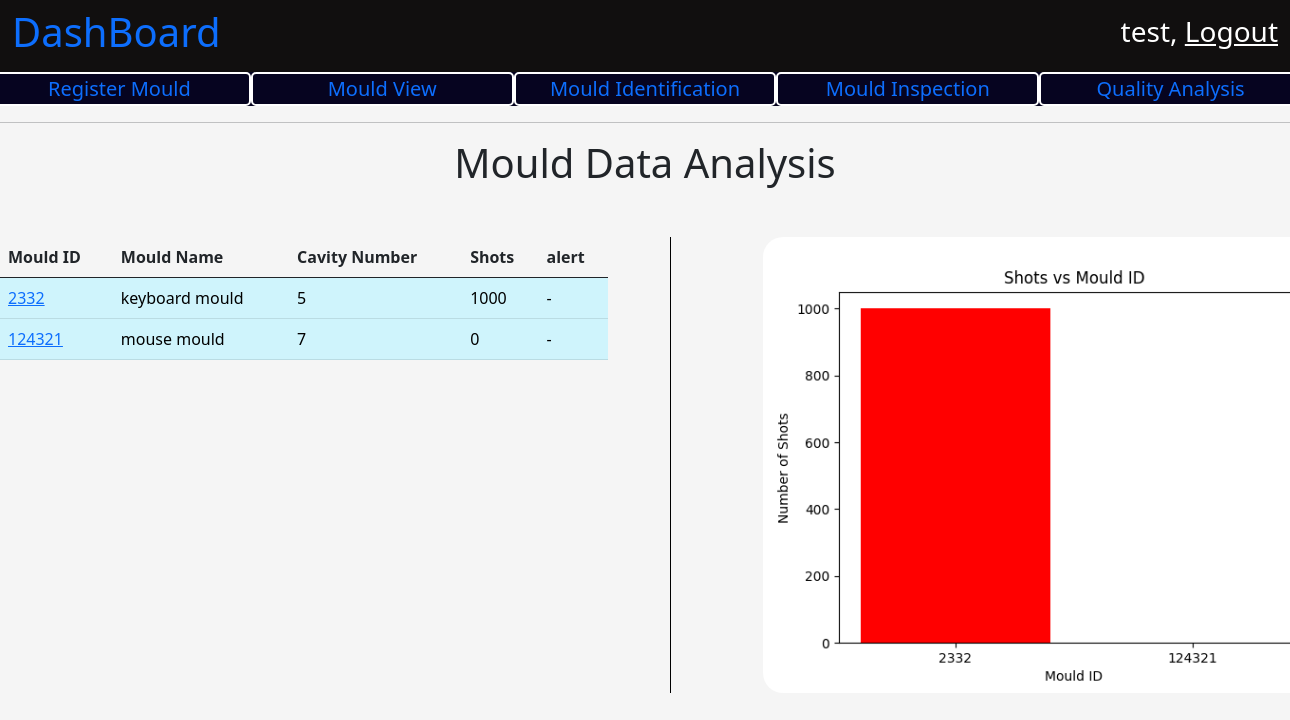
Screenshot of / (signed in) with the database file from the repository.
### mould/models.py (models this page shows, shortened)
class Mould(models.Model):
    mould_id = models.IntegerField(primary_key=True)
    mould_name = models.CharField(max_length=200)
    cavity_number = models.IntegerField()
    registered_date = models.DateTimeField(auto_now_add=True)
    registered_by = models.ForeignKey(User, on_delete=models.PROTECT)
    general_maintaince_cleaning_threshold_value = models.IntegerField()
    preventive_maintaince_clearning_thresold_value = models.IntegerField()
    tool_life = models.IntegerField()
    present_count = models.IntegerField()
    moud_desc = models.CharField(max_length=100)
    order_number = models.CharField(max_length=100)
    raw_material = models.CharField(max_length=100)
    part_weight = models.FloatField()
    runner_weight = models.FloatField()
    tonnage = models.FloatField()
    cycle_time = models.FloatField()
    number_of_shots_per_day = models.IntegerField()
    def __str__(self):
        return str(self.mould_id)
    def general_alert(self):  # alert general cleaning.
        mould_status_data = MouldStatus.objects.filter(mould_id = self.mould_id)
        count = 0
        for mould in mould_status_data:
            count = count + mould.count_increment
        return self.general_maintaince_cleaning_threshold_value -count <= 500

### user_panel/views.py (the view)
# urls.py: path('', views.homePage, name = "homePage"),
@login_required
def homePage(request):
    context = {}
    print(request.user)
    context['user'] = request.user
    print("-----------------------")
    print(context['user'])
    mould_data = Mould.objects.all()
    print(type(mould_data))
    mould_data = list(mould_data)
    print(mould_data)
    main_point = -1
    for i in range(len(mould_data)):
        if mould_data[i].general_alert() is True:
            main_point += 1
            temp = mould_data[i]
            mould_data[i] = mould_data[main_point]
            mould_data[main_point] = temp
    graph_for_mould_number_vs_no_of_shots()
    context['mould_data'] = mould_data
    print("----------------------")
    return render(request, 'user_panel/user_dashboard.html', context)

### user_panel/views.py (called while the page is built)
def graph_for_mould_number_vs_no_of_shots():
    mould_data = Mould.objects.all()
    mould_id = []
    mould_shots_count = []
    bar_color = []
    color_list = ['black', 'red', 'green']
    for i in range(len(mould_data)):
        mould_id.append(mould_data[i].mould_id)
        mould_shots_count.append(mould_data[i].present_count)
        color_index = random.randint(0, 2)
        bar_color.append(color_list[color_index])
    mould_id.sort()
    plt.bar([str(i) for i in mould_id], mould_shots_count, color = bar_color)
    plt.title('Shots vs Mould ID')
    plt.xlabel('Mould ID')
    plt.ylabel('Number of Shots')
    print(mould_id)
    print(mould_shots_count)
    plt.savefig('user_panel/static/images/number_of_mould_vs_shots.png')
    plt.close()

### user_panel/templates/user_panel/user_dashboard.html (shortened to what this page needs)
{% extends 'base.html' %}
{% load static %}
{% block title %}
    <link
        rel="stylesheet"
        href="{% static 'css/dashboard.css' %}" >
{% endblock %}
{% block body_content %}
    <nav
        class="navbar navbar-light dashboard_nav">
        <div class="container-fluid dashboard_nav">
            <p class="h1 dashboard_title">
                <a href="{% url 'homePage' %}" style="text-decoration:None;">
                  DashBoard
                </a>
            </p>
            <div class="user_data">
                <p class="h3">
                    {{ request.user.first_name }},
                    <a href="{% url 'userLogout' %}">
                        Logout
                    </a>
                </p>
            </div>
        </div>
    </nav>
    <div class="optionBar">
        <div class="row">
            <div class="col">
                <a href="{% url 'MouldRegistration' %}">
                    Register Mould
                </a>
            </div>
            <div class="col">
                <a href="{% url 'MouldUpdate' %}">
                Mould View
                </a>
            </div>
             <div class="col">
                <a href="{% url "MouldSearch" %}">
                Mould Identification
                </a>
            </div>
             <div class="col">
                <a href="{% url 'Inspect' %}">
                Mould Inspection
                </a>
            </div>
            <div class="col">
                <a href="{% url 'MouldQuality' %}">
                Quality Analysis
                </a>
            </div>
        </div>
    </div>
    <hr/>
    <p class="h1 firstHeading" style="text-align : center;">
            Mould Data Analysis
    </p>
    <div class="MouldData">
        <div class="row">
            <div class="col">
               <table class="table">
                    <thead>
                        <tr>
                            <th scope="col">Mould ID</th>
                            <th scope="col">Mould Name</th>
                            <th scope="col">Cavity Number</th>
                            <th scope="col">Shots</th>
                            <th scope="col"> alert </th>
                        </tr>
                    </thead>
                    <tbody>
                        {% for mould in mould_data %}
                            {% if mould.general_alert %}
                                <tr class="table-danger">
                                    <td class="table-danger">
                                        <a href="mould/{{ mould.mould_id }}">
                                            {{ mould.mould_id }}
                                        </a>
                                    </td>
                                    <td class="table-danger">
                                        {{ mould.mould_name }}
                                    </td>
                                    <td class="table-danger">
                                        {{ mould.cavity_number }}
                                    </td>
                                    <td class="table-danger">
                                        {{ mould.present_count }}
                                    </td>
                                    <td class="table-danger">
                                        {% if mould.tool_life_over_alert %}
                                            Tool Life Over Alert
                                        {% elif mould.preventive_maintance_alert %}
                                            Prevetive Maitaince Alert
                                        {% else %}
                                            General Clearning Alert
                                        {% endif %}
                                    </td>
                                </tr>
                            {% else %}
                                <tr class="table-info">
                                    <td class="table-info">
                                        <a href="mould/{{ mould.mould_id }}">
                                            {{ mould.mould_id }}
                                        </a>
                                    </td>
                                    <td class="table-info">
                                        {{ mould.mould_name }}
                                    </td>
                                    <td class="table-info">
                                        {{ mould.cavity_number }}
                                    </td>
                                    <td class="table-info">
                                        {{ mould.present_count }}
                                    </td>
                                    <td class="table-info">
                                        -
                                    </td>
                                </tr>
                            {% endif %}
                        {% endfor %}
                    </tbody>
                </table>
            </div>
            <div class="col graphData">
                <img src="{% static 'images/number_of_mould_vs_shots.png' %}" class="img-fluid graphMouldImg" alt="...">
            </div>
        </div>
    </div>
{% endblock %}

### user_panel/static/css/dashboard.css (style rules this page uses)
body { background-color: whitesmoke; }
nav.dashboard_nav { background-color: rgb(17, 15, 15); }
nav.dashboard_nav div.dashboard_nav { color : white; }
nav.dashboard_nav div.user_data p a { color: white; }
div.optionBar { background-color: rgb(6, 4, 32); }
div.optionBar div.row div.col { font-size: 20px; border : 2px solid white; border-radius: 5px; text-align: center; color:white; }
div.optionBar div.row div.col a { text-decoration: none; }
div.MouldData { margin-top : 50px; }
div.MouldData div.row div.graphData { border-left : 0.5px solid black; margin-left : 50px; }
div.MouldData div.row div.graphData img.graphMouldImg { margin-left : 80px; width: 700px; border-radius: 20px; }

### rows the page displays
Mould: mould_id "2332", mould_name "keyboard mould", cavity_number "5", present_count "1000"
Mould: mould_id "124321", mould_name "mouse mould", cavity_number "7", present_count "0"

### other values shown
{{ request.user.first_name }} "test"
